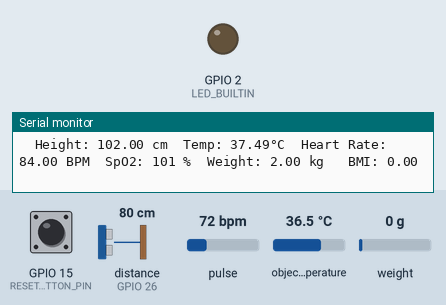
This program was run on a simulated ESP32. Parts: output pins drawn as LEDs (lit = HIGH), the last lines printed to the serial monitor. Dashed ring = blinking. The inputs (shaded band) are chosen by the test bench; at power-on: GPIO 15 (RESET_BUTTON_PIN) LOW, distance to the obstacle (sensor on GPIO 26) 80 cm, pulse 72 bpm, object temperature 36.5 °C, weight on the scale 0 g. The echo pulse lasts 58.3 µs per cm; random numbers use the default seed unless the program sets one; EEPROM starts erased. At 6.9 s the program restarts the board; the recording ends there.

Above: at 3.6 s.
3.7 s: GPIO 15 (RESET_BUTTON_PIN) pulled HIGH for 0.15 s
At 3.81 s:
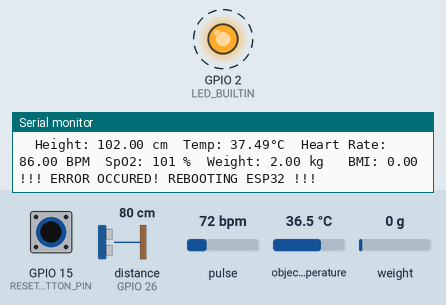
Timing chart, 0 to 6.9 s (numbered marks = the images above; inputs shaded):
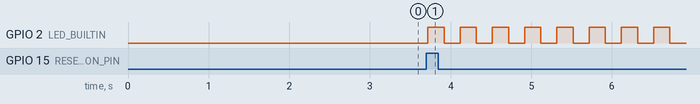

The program:

main.cpp
```cpp
#include <define.h>
// put other includes here
#include <error.h>
#include <temp.h>
#include <pulse.h>
#include <weight.h>
#include <height.h>
#include <espweb.h>

void setup() {
    Serial.begin(serial_speed);
    Wire.begin(SCL,SDA);
    errorSetup();
    scanI2CDevices();  // Uncomment to scan for I2C devicesr

    //Initialize ESP-WEB connection
    //espweb::setup();

    // Initialize HX711 Weight Sensor
    weight::setup();

    // Initialize HCSR04 Ranging Sensor functions
    height::setup();

    // Initialize MLX90614 Temp Sensor
    temp::setup(); //0x57

    // Initialize MAX30100 Pulse Oximeter
    pulse::setup();  //0x5A

}

void loop() {
    // Update all sensors
    height::update();    weight::update();     //webSocket.loop();

    if (millis() - lastPrintTime >= printInterval) {

        gatherData( // Store readings in variables (single call to each getter)
            height::get(),temp::get(),pulse::getRate(),
            pulse::getOxy(),weight::get() weightBIAS,
            weight::get() / pow(height::get() / 100.0, 2)
            );
        pulseoxyTest(pulse::getRate(),pulse::getOxy());


        // Serial monitor display
        printf("\tHeight: %.2f cm\tTemp: %.2f°C\tHeart Rate: %.2f BPM\tSpO2: %.0f %%\tWeight: %.2f kg \tBMI: %.2f\n",
        heightValue, tempValue, heartRate, spO2, weightValue, bmiValue);
        // Pass variables to web server
        //espweb::send(heightValue, tempValue, heartRate, spO2, weightValue, bmiValue);
        lastPrintTime = millis();
    }

    checkI2C();
    checkManualReset();
}
```

define.h
```cpp
#include <Arduino.h>
#include <Wire.h>

#define serial_speed        115200
#define MAX_DEVICES         20
#define checkInterval       5000
#define printInterval       200 //interval of printing updates

//connections
#define ULTRASONIC_TRIGGER  25
#define ULTRASONIC_ECHO     26
#define SCL                 21 //goes for both temp and pulse
#define SDA                 22 //goes for both temp and pulse
#define RESET_BUTTON_PIN    15
#define weightSCK           12
#define weightDT            13

//wifi
#define wifissid            "Kenvj"
#define wifipass            "unliload"
#define addressServer       "192.168.157.50"
#define addressPort         4000

#define weightBIAS          +2
#define tempBIAS            +4-3
#define heightBIAS          -3
#define spo2BIAS            +10+5
double emissivity           = 0.99;

unsigned long lastI2CCheck  = 0;
unsigned long lastPrintTime = 0;  // Store the last time the prints were executed
// Interval in milliseconds (2 seconds)

// Sampling is tightly related to the dynamic range of the ADC.
// refer to the datasheet for further info
// #define SAMPLING_RATE       MAX30100_SAMPRATE_100HZ
// #define IR_LED_CURRENT      MAX30100_LED_CURR_24MA     // Lower current = less noise //before 24MA
// #define RED_LED_CURRENT     MAX30100_LED_CURR_27_1MA   // Safe default for SpO₂
// #define PULSE_WIDTH         MAX30100_SPC_PW_800US_15BITS // Best for non-High-Res
// #define HIGHRES_MODE        false

byte ledBrightness = 0x0A; //Options: 0=Off to 255=50mA
byte sampleAverage = 8; //Options: 1, 2, 4, 8, 16, 32
byte ledMode = 2; //Options: 1 = Red only, 2 = Red + IR, 3 = Red + IR + Green
int sampleRate = 100; //Options: 50, 100, 200, 400, 800, 1000, 1600, 3200
int pulseWidth = 411; //Options: 69, 118, 215, 411
int adcRange = 4096; //Options: 2048, 4096, 8192, 16384

// Global variables to store sensor readings
float   heightValue = 0, tempValue = 0, heartRate = 0,
        spO2 = 0, weightValue = 0, bmiValue = 0;

void gatherData(float h, float t, float hr, float oxy, float w, float bmi) {
    heightValue = h;    tempValue = t;
    heartRate = hr;     spO2 = oxy;
    weightValue = w;    bmiValue = bmi;
}

void pulseoxyTest(float hr, float oxy){ heartRate = hr;     spO2 = oxy; };

const byte RATE_SIZE = 8; // Number of readings to average
byte rates[RATE_SIZE] = {0}; // Array of heart rates, initialized
byte rateSpot = 0; // Current index
long lastBeat = 0; // Time of last beat
float beatsPerMinute; // Instantaneous BPM
int beatAvg; // Average BPM
```

error.h
```cpp
#include <esp_system.h>
#include <Arduino.h>
#include <Wire.h>

uint8_t i2cDevices[MAX_DEVICES];
uint8_t numDevices = 0;  // Keep track of the number of detected devices
volatile bool resetRequested = false;

// blink on board led for 3 sec then restart sys
void errorWarn() {
    pinMode(LED_BUILTIN, OUTPUT);

    Serial.println("!!! ERROR OCCURED! REBOOTING ESP32 !!!");

    unsigned long startTime = millis(); // Record the start time

    while (millis() - startTime < 3000) { // Run for 3 seconds (3000ms)
        digitalWrite(LED_BUILTIN, HIGH);
        delay(200);
        digitalWrite(LED_BUILTIN, LOW);
        delay(200);
    }

    esp_restart(); // Restart the ESP32 after 3 seconds
}

//checks status of i2c devices, if an error found, runs errorWarn(), loop end
void checkI2C() {
    if (millis() - lastI2CCheck > checkInterval) {
        for (uint8_t i = 0; i < numDevices; i++) {
        Wire.beginTransmission(i2cDevices[i]);
            if (Wire.endTransmission() != 0) {  // Check for errors
                Serial.print("I2C Error at address 0x");
                Serial.println(i2cDevices[i], HEX);
                errorWarn();  // Handle error if detected
            }
        }
        lastI2CCheck = millis();  // Reset timer
    }
}


//gets all connected i2c devices, setup
void scanI2CDevices() {
    Serial.println();
    byte error;
    numDevices = 0;  // Reset the device count

    // Scan all possible I2C addresses from 0x03 to 0x77
    for (uint8_t i = 3; i < 128; i++) {
        Wire.beginTransmission(i);  // Start transmission to device at address i
        error = Wire.endTransmission();  // End transmission and check for error

        if (error == 0) {  // If no error, device found
            if (numDevices < MAX_DEVICES) {
                i2cDevices[numDevices] = i;  // Store the device address
                numDevices++;  // Increment the device count
                Serial.print("I2C device found at address 0x");
                Serial.println(i, HEX);  // Print the address of the device
            }
        }
    }

    // If no devices were found, display a message
    if (numDevices == 0) {
        Serial.println("No I2C devices found.");
    }

}

void IRAM_ATTR handleResetInterrupt() {
    resetRequested = true;
}

void checkManualReset() {
    if (resetRequested) {
        resetRequested = false;
        errorWarn();  // Blink + restart
    }
}

void errorSetup() {
    pinMode(RESET_BUTTON_PIN, INPUT_PULLDOWN);
    attachInterrupt(digitalPinToInterrupt(RESET_BUTTON_PIN), handleResetInterrupt, RISING);
}
```

espweb.h
```cpp
#include <WebSocketsClient.h>
#include <WiFi.h>

const char* ssid = wifissid;
const char* password = wifipass;
const char* serverAddress = addressServer;
const int serverPort = addressPort;

WebSocketsClient webSocket;

namespace espweb{
    void setup() {
        WiFi.begin(ssid, password);
        Serial.println("Connecting to WiFi...");
        while (WiFi.status() != WL_CONNECTED) {printf(".");}
        Serial.println("\nConnected to WiFi!");
        // Correct WebSocket connection path
        webSocket.begin(serverAddress, serverPort, "/readings", "ws");
        }


    void send(float heightValue, float tempValue, float heartRate, int spO2, float weightValue, float bmiValue) {
        if (webSocket.isConnected()) {
            String json = "{";
            json += "\"height\": " + String(heightValue, 2) + ",";
            json += "\"weight\": " + String(weightValue, 2) + ",";
            json += "\"BMI\": " + String(bmiValue, 2) + ",";
            json += "\"bodyTemperature\": " + String(tempValue, 2) + ",";
            json += "\"pulseRate\": " + String(heartRate, 2) + ",";
            json += "\"bloodOxygenLevel\": " + String(spO2);
            json += "}";
            webSocket.sendTXT(json);
        }
    }
}
```

height.h
```cpp
#include <HCSR04.h>

UltraSonicDistanceSensor distanceSensor(
    ULTRASONIC_TRIGGER,
    ULTRASONIC_ECHO
);

namespace height {
    volatile float heightNow = 0;
    const float referenceHeight = 185.0;  // Fixed reference height in cm

    float update() {
        static unsigned long lastUpdate = 0;
        unsigned long currentTime = millis();

        if (currentTime - lastUpdate >= 500) {
            heightNow = distanceSensor.measureDistanceCm();
            lastUpdate = currentTime;
        }
        return heightNow;
    }

    float get() {
        return referenceHeight - heightNow heightBIAS;
    }

    void setup() {
        // Nothing needed here since we don't use interrupts anymore
    }
}
```

pulse.h
```cpp
#ifndef PULSE_H
#define PULSE_H

#include <Wire.h>
#include <MAX30105.h>

MAX30105 particleSensor;

namespace pulse {
    // Initializes the sensor
    void setup() {
        // Initialize sensor with default I2C pins (GPIO 21 SDA, GPIO 22 SCL)
        if (!particleSensor.begin(Wire, I2C_SPEED_STANDARD)) {
            Serial.println("ERROR: Failed to initialize pulse oximeter");
            while (1); // Halt on failure
        }

        particleSensor.setup(ledBrightness, sampleAverage, ledMode, sampleRate, pulseWidth, adcRange); //Configure sensor with these settings

    }

    float getRate() {
        uint32_t irValue = particleSensor.getIR();
          // Detect if the sensor is touched (you can set a threshold for detecting a finger)
        if (irValue > 5000) {
            float simulatedBPM = 80 + random(0, 11);
            return simulatedBPM;
        }
        return 0.0;
    }


    // Returns the oxygen saturation level (SpO2) as a percentage
    float getOxy() {
        // Read both red and IR values for SpO2 calculation
        uint32_t redValue = particleSensor.getRed();
        uint32_t irValue = particleSensor.getIR();

        // Basic SpO2 estimation using ratio of red to IR signals
        if (irValue < 5000 || redValue < 5000) { // Signal too weak
            return 0;
        }

        // Calculate ratio and empirical SpO2
        float ratio = (float)redValue / (float)irValue;
        float spo2 = -45.060 * ratio * ratio + 30.354 * ratio + 94.845;

        // Clamp to valid range
        if (spo2 < 0) spo2 = 0;
        if (spo2 > 100) spo2 = 100;

        return (float)spo2 spo2BIAS;
    }
}

#endif // PULSE_H
```

temp.h
```cpp
#include <Adafruit_MLX90614.h>
#include <SPI.h>

Adafruit_MLX90614 mlx = Adafruit_MLX90614();

namespace temp {

    // Initialize the sensor
    void setup() {
        if (!mlx.begin()) {
            Serial.println("Error connecting to MLX sensor. Check wiring.");
            errorWarn();
        }

        printf("Temp sensor initialized! \n");
    }

    double get(){
        return mlx.readObjectTempC() tempBIAS;
    }
}
```

weight.h
```cpp
#include <HX711_ADC.h>
#include <EEPROM.h>

//pins:
const int HX711_dout = weightDT;
const int HX711_sck = weightSCK;

//HX711 constructor:
HX711_ADC LoadCell(HX711_dout, HX711_sck);

const int calVal_eepromAdress = 0;
unsigned long t = 0;

namespace weight{

  void setup() {
    LoadCell.begin();
    float calibrationValue;
    EEPROM.begin(512);
    EEPROM.get(calVal_eepromAdress, calibrationValue);
    unsigned long stabilizingtime = 2000; // preciscion right after power-up can be improved by adding a few seconds of stabilizing time
    boolean _tare = true; //set this to false if you don't want tare to be performed in the next step
    LoadCell.start(stabilizingtime, _tare);
  }

  void update(){
    LoadCell.update();
  }
  float get(){
    return LoadCell.getData()/22.2222/1000;
  }
}
```

Measured:
- after the input at 3.7 s, GPIO 2 (LED_BUILTIN): alternates HIGH for 0.20 s and LOW for 0.20 s, starting at once
